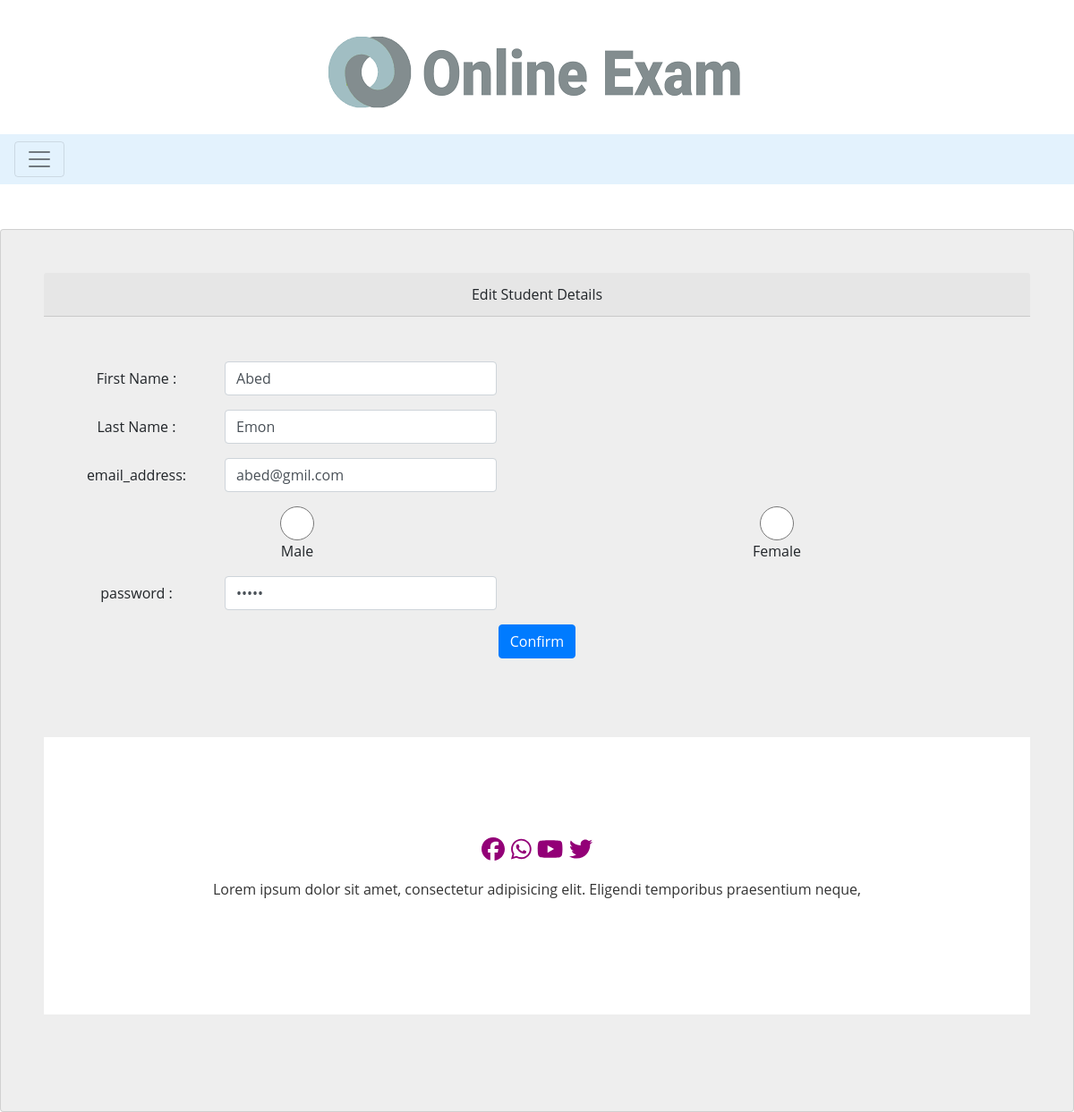
The page /classProject/php/public/admin/edit.php?id=245 (signed in) on the database its author committed.
### tables this page shows
CREATE TABLE `applicant` (
  `id` int(11) NOT NULL,
  `first_name` varchar(225) DEFAULT NULL,
  `last_naem` varchar(225) DEFAULT NULL,
  `email_address` varchar(225) NOT NULL,
  `gender` varchar(225) DEFAULT NULL,
  `picture` varchar(255) DEFAULT NULL,
  `password` int(11) NOT NULL
);

### classProject/php/public/admin/edit.php (the view, shortened to what this page needs)
<?php
$_id = $_GET['id'];
$conn = new PDO("mysql:host=localhost;dbname=online_exam", 'root', '');
$conn->setAttribute(PDO::ATTR_ERRMODE, PDO::ERRMODE_EXCEPTION);
$query = "SELECT * FROM `applicant` where id= :id";
$stmt = $conn->prepare($query);
$stmt->bindParam(':id',$_id);
$result=$stmt->execute();
$admin = $stmt->fetch();
?>
<!doctype html>
<html lang="en">
<?php
include_once ('../../views/elements/head.php');
?>
<body>
<header>
    <div class="container">
        <div class="header-top">
            <a href="index.html" class="site-logo">
                <img src="ll.png" alt="Image" class="img-fluid mx-auto d-block">
            </a>
        </div>
        <nav class="navbar navbar-expand-lg navbar-light">
        </nav>
    </div>
</header>
<div class="pos-f-t">
    <nav class="navbar navbar-light" style="background-color: #e3f2fd;">
        <button class="navbar-toggler" type="button" data-toggle="collapse" data-target="#navbarToggleExternalContent" aria-controls="navbarToggleExternalContent" aria-expanded="false" aria-label="Toggle navigation">
            <span class="navbar-toggler-icon"></span>
        </button>
    </nav>
</div>
<div class="card text-center">
    <div class="card-header">
        Edit Student Details
    </div>
    <div class="card-body">
        <form method="post" action="update.php">
            <div class="form-group row col-6">
                <label for="inputId" class="col-sm-4 col-form-label"></label>
                <div class="col-sm-8">
                </div>
            </div>
            <div class="form-group row col-6">
                <label for="inputFirstName" class="col-sm-4 col-form-label">First Name :</label>
                <div class="col-sm-8">
                    <input type="text" class="form-control" id="inputFirstName" name="firstname" value="<?= $admin['first_name'];?>">
                </div>
            </div>
            <div class="form-group row col-6">
                <label for="inputLastName" class="col-sm-4 col-form-label">Last Name :</label>
                <div class="col-sm-8">
                    <input type="text" class="form-control" id="inputLastName" name="lastname" value="<?= $admin['last_naem'];?>">
                </div>
            </div>
            <div class="form-group row col-6">
                <label for="inputUserName" class="col-sm-4 col-form-label">email_address:</label>
                <div class="col-sm-8">
                    <input type="Email" class="form-control" id="inputUserName" name="email" value="<?= $admin['email_address'];?>">
                </div>
            </div>
            <div class="form-row ">
                <div class="form-group col-md-6">
                    <input type="radio" class="form-control" name="gender">Male<br>
                </div>
                <div class="form-group col-md-6">
                    <input type="radio" class="form-control" name="gender">Female
                </div>
            </div>
            <div class="form-group row col-6">
                <label for="inputRole" class="col-sm-4 col-form-label">password :</label>
                <div class="col-sm-8">
                    <input type="password" class="form-control" id="inputRole" name="password" value="<?= $admin['password'];?>">
                </div>
            </div>
            <button type="submit" class="btn btn-primary mb-2">Confirm</button>
        </form>
    </div>
    <?php
    include_once ('../../views/elements/footer.php');
    ?>
</div>
<?php
include_once ('../../views/elements/footer.php');
?>
</body>
</html>

### classProject/php/public/admin/style.css (style rules this page uses)
body { font-family: 'Roboto', sans-serif; }
header { margin-top:30px; }
body { font-family: 'open sans'; overflow-x: hidden; }
img { max-width: 100%; }
.card { margin-top: 50px; background: #eee; padding: 3em; line-height: 1.5em; }

### rows shown on the page
applicant: firstname "Abed", lastname "Emon", email "abed@gmil.com"
